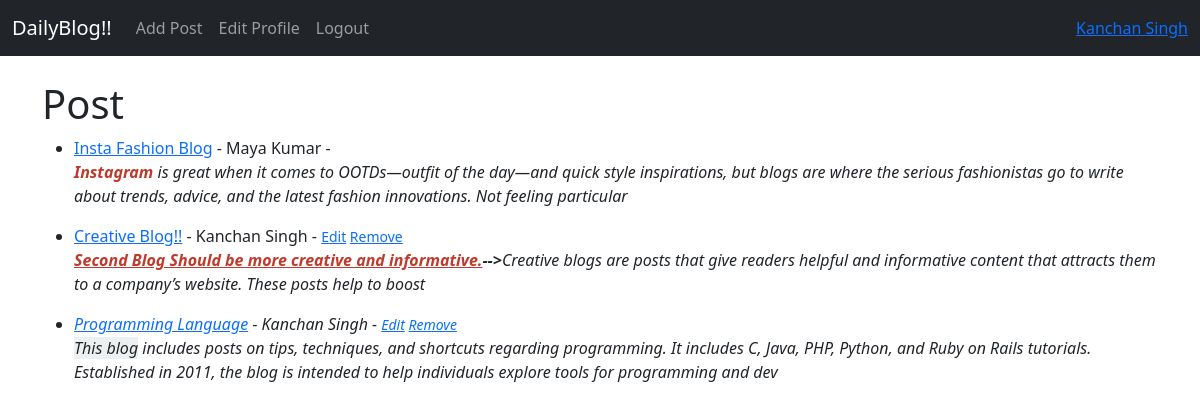
The app's page / (signed in) with its own data.
### Blog_app/models.py (models this page shows, shortened)
class Post(models.Model):
    title = models.CharField(max_length=255)
    header_image = models.ImageField(null=True, blank=True, upload_to="images/")
    title_tag = models.CharField(max_length=255, default="DailyBlog!!")
    author = models.ForeignKey(User, on_delete=models.CASCADE)
    body = RichTextField(blank=True, null=True)

### Blog_app/views.py (the view)
# urls.py: path('', HomeView.as_view(), name="home"),
class HomeView(ListView):
    model = Post
    template_name = 'home.html'
    ordering = ['-id']

### Blog_app/templates/home.html
{% extends 'base.html' %}
{% block content %}
<h1>Post</h1>
<ul>
{% for post in object_list %}
    <li><a href="{% url 'article-detail' post.pk %}">{{ post.title }}</a>
        - {{ post.author.first_name }} {{ post.author.last_name }} - <small>
             {% if user.is_authenticated %}
            {% if user.id == post.author.id %}
            <a href="{% url 'update_post' post.pk %} ">Edit</a>
            <a href="{% url 'delete_post' post.pk %} ">Remove</a>
           {% endif %}
            {% endif %}
        </small><br/>
    {{ post.body|slice:":300"|safe }}</li>
    {% endfor %}
</ul>
{% endblock %}

### Blog_app/templates/base.html (shortened to what this page needs)
<!doctype html>
<html lang="en">
  <head>
    <link href="https://cdn.jsdelivr.net/npm/bootstrap@5.3.2/dist/css/bootstrap.min.css" rel="stylesheet">
  </head>
  <body>
  <nav class="navbar navbar-expand-lg navbar-dark bg-dark">
  <div class="container-fluid">
    <a class="navbar-brand" href="{% url 'home' %}">DailyBlog!!</a>
    <div class="collapse navbar-collapse" id="navbarSupportedContent">
      <ul class="navbar-nav me-auto mb-2 mb-lg-0">
        {% if user.is_authenticated %}
        <li class="nav-item">
          <a class="nav-link" href="{% url 'add_post' %}">Add Post</a>
        </li>
        <li class="nav-item">
          <a class="nav-link" href="{% url 'edit_profile' %}">Edit Profile</a>
        </li>
        <li class="nav-item">
          <a class="nav-link" href="{% url 'logout' %}">Logout</a>
        </li>
        {% endif %}
      </ul>
      {% if user.is_authenticated %}
      <ul class="navbar-nav ml-auto">
        <li class="nav-item">
          <a clss="nav-link" href="{% url 'edit_profile' %}">
          {{user.first_name}}
            {{user.last_name}}
          </a>
        </li>
      </ul>
      {%endif%}
    </div>
  </div>
</nav>
  <br/>
  <div class="container">
    {% block content %}
    {% endblock %}
  </div>
  </body>
</html>

### records on screen
Post: title "Insta Fashion Blog", author.first_name "Maya", author.last_name "Kumar", body "Instagram is great when it comes to OOTDs—outfit of the day—and quick style inspirations, but blogs are where the serious fashionistas go to write about trends, advice, and the latest fashion innovations. Not feeling particular"
Post: title "Creative Blog!!", author.first_name "Kanchan", author.last_name "Singh", shows "Edit", body "Second Blog Should be more creative and informative. --> Creative blogs are posts that give readers helpful and informative content that attracts them to a company’s website. These posts help to boost"
Post: title "Programming Language", author.first_name "Kanchan", author.last_name "Singh", shows "Edit", body "This blog includes posts on tips, techniques, and shortcuts regarding programming. It includes C, Java, PHP, Python, and Ruby on Rails tutorials. Established in 2011, the blog is intended to help individuals explore tools for programming and dev"

### other values on screen
{{ user.first_name }} "Kanchan"
{{ user.last_name }} "Singh"
